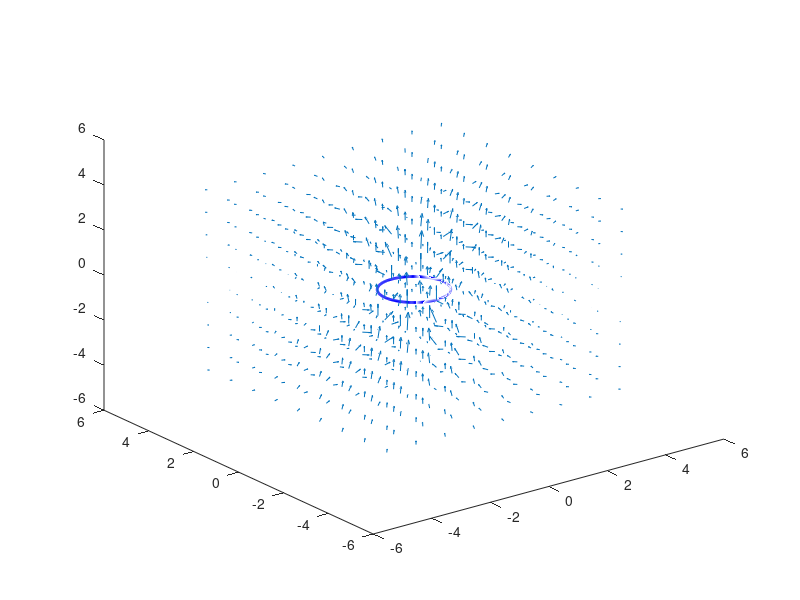

This figure's MATLAB source:
% Primera entrega

%Definiendo Variables constantes
N = 200; %Número de elementos de corriente
I = 100; %Intensidad de corriente eléctrica (Amperios)
miu = (4*pi) * 10^-7; %Constante de permeabilidad magnética
radio = 1; %radio del aro

%Definiendo el espacio del campo 
spacex = -4:1:4;
spacey = -4:1:4;
spacez = -4:1:4;
[X,Y,Z] = meshgrid(spacex,spacey,spacez);
d_theta = (2*pi)/N;
theta = 0:d_theta:(2*pi);
campo_Bx_total = zeros(size(X));
campo_By_total = zeros(size(Y));
campo_Bz_total = zeros(size(Z));
R = sqrt(((X).^2+(Y).^2+(Z).^2));
for i = 1:length(theta) %ciclo for que vaya por cada elemento de corriente en el aro
    ds = radio*theta(i); %diferencial de superficie del aro en base al angulo establecido por el vector de theta
    radio_dy = (ds.*X)./R; %vector en x del radio
    radio_dx = -(ds.*Y)./R; %vector en y del radio
    ri_x = X - radio_dx; %vector del punto en el espacio menos el vector del radio en x
    ri_y = Y - radio_dy; %vector del punto en el espacio menos el vector del radio en y
    ri_z = Z; %vector del punto en el espacio menos el vector del radio en z
    ri = sqrt((ri_x.^2)+(ri_y.^2)+(ri_z.^2)); %magnitud de los vectores anteriores
    campo_Bx= (miu*I/4*pi) *((radio_dy.*ri_z)./ri.^3); %se obtiene cada campo en x,y y z
    campo_By= -(miu*I/4*pi) *((radio_dx.*ri_z)./ri.^3);
    campo_Bz= -(miu*I/4*pi) *((radio_dx.*ri_x - radio_dy.*ri_x)./ri.^3);
    campo_Bx_total = campo_Bx_total + campo_Bx; %se actualia las variables para ser sumadas en cada ciclo
    campo_By_total = campo_By_total + campo_By;
    campo_Bz_total = campo_Bz_total + campo_Bz;
end


%Graficamos el aro
x = radio * cos(theta);
y = radio * sin(theta);
z = zeros(size(theta));
% Graficar la circunferencia en 3D
figure;
plot3(x, y, z, 'b', 'LineWidth', 2);
hold on 
%se gráfican los campos eléctricos
quiver3(X,Y,Z, campo_Bx_total, campo_By_total, campo_Bz_total)
